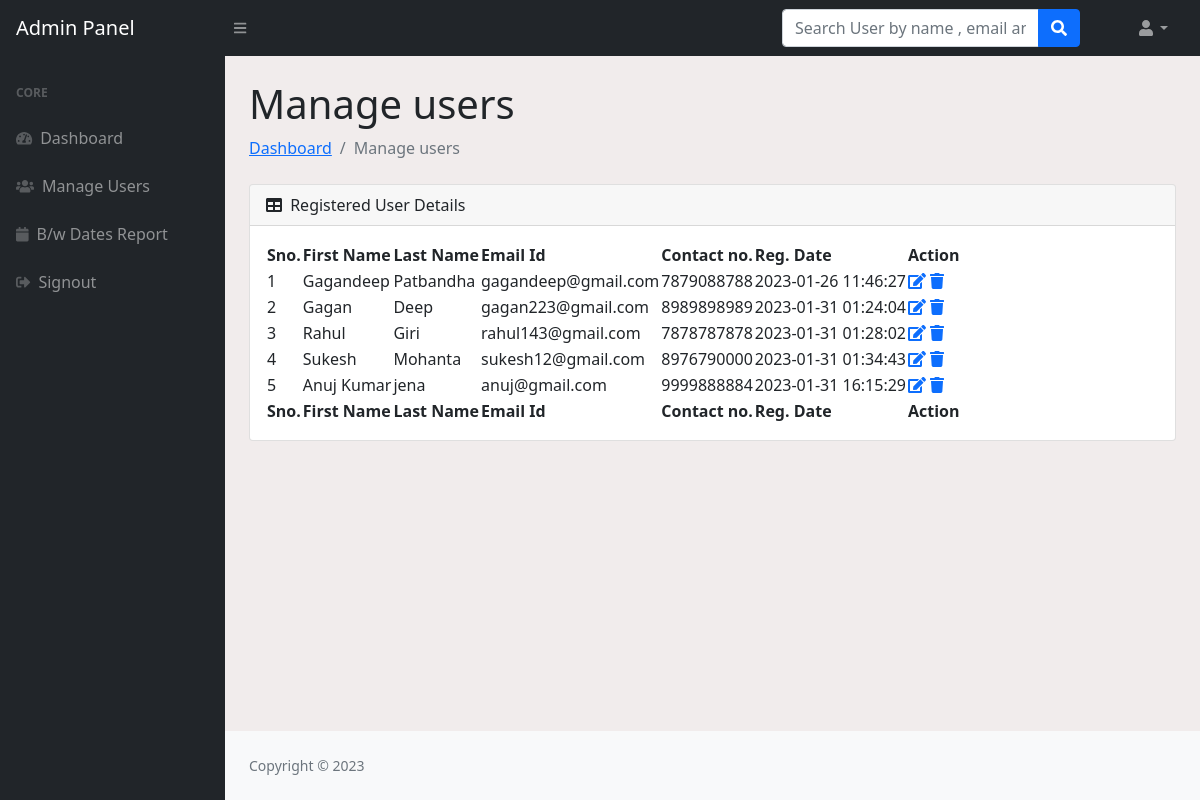
Page /loginsystem/admin/manage-users.php (signed in) on the committed database.
### tables this page shows
CREATE TABLE `users` (
  `id` int(11) NOT NULL,
  `fname` varchar(255) DEFAULT NULL,
  `lname` varchar(255) DEFAULT NULL,
  `email` varchar(255) DEFAULT NULL,
  `password` varchar(300) DEFAULT NULL,
  `contactno` varchar(11) DEFAULT NULL,
  `posting_date` timestamp NOT NULL DEFAULT current_timestamp()
);

### loginsystem/admin/manage-users.php (the view, shortened to what this page needs)
<?php session_start();
include_once('../includes/config.php');
if (strlen($_SESSION['adminid']==0)) {
  header('location:logout.php');
  } else{
   ?>
<!DOCTYPE html>
<html lang="en">
    <head>
        <link href="https://cdn.jsdelivr.net/npm/simple-datatables@latest/dist/style.css" rel="stylesheet" />
        <link href="../css/styles.css" rel="stylesheet" />
    </head>
    <body class="sb-nav-fixed">
      <?php include_once('includes/navbar.php');?>
        <div id="layoutSidenav">
         <?php include_once('includes/sidebar.php');?>
            <div id="layoutSidenav_content">
                <main>
                    <div class="container-fluid px-4">
                        <h1 class="mt-4">Manage users</h1>
                        <ol class="breadcrumb mb-4">
                            <li class="breadcrumb-item"><a href="dashboard.php">Dashboard</a></li>
                            <li class="breadcrumb-item active">Manage users</li>
                        </ol>
                        <div class="card mb-4">
                            <div class="card-header">
                                <i class="fas fa-table me-1"></i>
                                Registered User Details
                            </div>
                            <div class="card-body">
                                <table id="datatablesSimple">
                                    <thead>
                                        <tr>
                                             <th>Sno.</th>
                                  <th>First Name</th>
                                  <th> Last Name</th>
                                  <th> Email Id</th>
                                  <th>Contact no.</th>
                                  <th>Reg. Date</th>
                                  <th>Action</th>
                                        </tr>
                                    </thead>
                                    <tfoot>
                                        <tr>
                                             <th>Sno.</th>
                                  <th>First Name</th>
                                  <th> Last Name</th>
                                  <th> Email Id</th>
                                  <th>Contact no.</th>
                                  <th>Reg. Date</th>
                                  <th>Action</th>
                                        </tr>
                                    </tfoot>
                                    <tbody>
                                              <?php $ret=mysqli_query($con,"select * from users");
                              $cnt=1;
                              while($row=mysqli_fetch_array($ret))
                              {?>
                              <tr>
                              <td><?php echo $cnt;?></td>
                                  <td><?php echo $row['fname'];?></td>
                                  <td><?php echo $row['lname'];?></td>
                                  <td><?php echo $row['email'];?></td>
                                  <td><?php echo $row['contactno'];?></td>  <td><?php echo $row['posting_date'];?></td>
                                  <td>
                                     <a href="user-profile.php?uid=<?php echo $row['id'];?>">
                          <i class="fas fa-edit"></i></a>
                                     <a href="manage-users.php?id=<?php echo $row['id'];?>" onClick="return confirm('Do you really want to delete');"><i class="fa fa-trash" aria-hidden="true"></i></a>
                                  </td>
                              </tr>
                              <?php $cnt=$cnt+1; }?>
                                    </tbody>
                                </table>
                            </div>
                        </div>
                    </div>
                </main>
  <?php include('../includes/footer.php');?>
            </div>
        </div>
    </body>
</html>
<?php } ?>

### loginsystem/admin/includes/navbar.php (shortened to what this page needs)
<nav class="sb-topnav navbar navbar-expand navbar-dark bg-dark">
          <a class="navbar-brand ps-3" href="dashboard.php">Admin Panel</a>
          <button class="btn btn-link btn-sm order-1 order-lg-0 me-4 me-lg-0" id="sidebarToggle" href="#!"><i class="fas fa-bars"></i></button>
          <form class="d-none d-md-inline-block form-inline ms-auto me-0 me-md-3 my-2 my-md-0">
              <div class="input-group">
              </div>
          </form>
           <form class="d-none d-md-inline-block form-inline ms-auto me-0 me-md-5 my-5 my-md-0" method="post" action="search-result.php">
              <div class="input-group">
                  <input class="form-control" type="text" placeholder="Search User by name , email and contact number" title="Search User by name , email and contact number" aria-describedby="btnNavbarSearch" name="searchkey" />
                  <button class="btn btn-primary" id="btnNavbarSearch" type="submit" ><i class="fas fa-search"></i></button>
              </div>
          </form>
          <ul class="navbar-nav ms-auto ms-md-0 me-3 me-lg-4">
              <li class="nav-item dropdown">
                  <a class="nav-link dropdown-toggle" id="navbarDropdown" href="#" role="button" data-bs-toggle="dropdown" aria-expanded="false"><i class="fas fa-user fa-fw"></i></a>
              </li>
          </ul>
      </nav>

### loginsystem/admin/includes/sidebar.php
 <div id="layoutSidenav_nav">
               <nav class="sb-sidenav accordion sb-sidenav-dark" id="sidenavAccordion">
                   <div class="sb-sidenav-menu">
                       <div class="nav">
                           <div class="sb-sidenav-menu-heading">Core</div>
                           <a class="nav-link" href="dashboard.php">
                               <div class="sb-nav-link-icon"><i class="fas fa-tachometer-alt"></i></div>
                               Dashboard
                           </a>
                           <a class="nav-link" href="manage-users.php">
                               <div class="sb-nav-link-icon"><i class="fas fa-users"></i></div>
                               Manage Users
                           </a>
<a class="nav-link" href="bwdates-report-ds.php">
                               <div class="sb-nav-link-icon"><i class="fa fa-calendar"></i></div>
                               B/w Dates Report
                           </a>
                           <a class="nav-link" href="logout.php">
                               <div class="sb-nav-link-icon"><i class="fas fa-sign-out-alt"></i></div>
                               Signout
                           </a>
                       </div>
                   </div>
               </nav>
           </div>

### loginsystem/includes/footer.php
<div id="layoutAuthentication_footer">
             <footer class="py-4 bg-light mt-auto">
                 <div class="container-fluid px-4">
                     <div class="d-flex align-items-center justify-content-between small">
                         <div class="text-muted">Copyright &copy; <?php echo date('Y');?></div>
                     </div>
                 </div>
             </footer>
         </div>

### rows in the picture
users: fname "Gagandeep", lname "Patbandha", email "gagandeep@gmail.com", contactno "7879088788", posting_date "2023-01-26 11:46:27"
users: fname "Gagan", lname "Deep", email "gagan223@gmail.com", contactno "8989898989", posting_date "2023-01-31 01:24:04"
users: fname "Rahul", lname "Giri", email "rahul143@gmail.com", contactno "7878787878", posting_date "2023-01-31 01:28:02"
users: fname "Sukesh", lname "Mohanta", email "sukesh12@gmail.com", contactno "8976790000", posting_date "2023-01-31 01:34:43"
users: fname "Anuj Kumar", lname "jena", email "anuj@gmail.com", contactno "9999888884", posting_date "2023-01-31 16:15:29"
